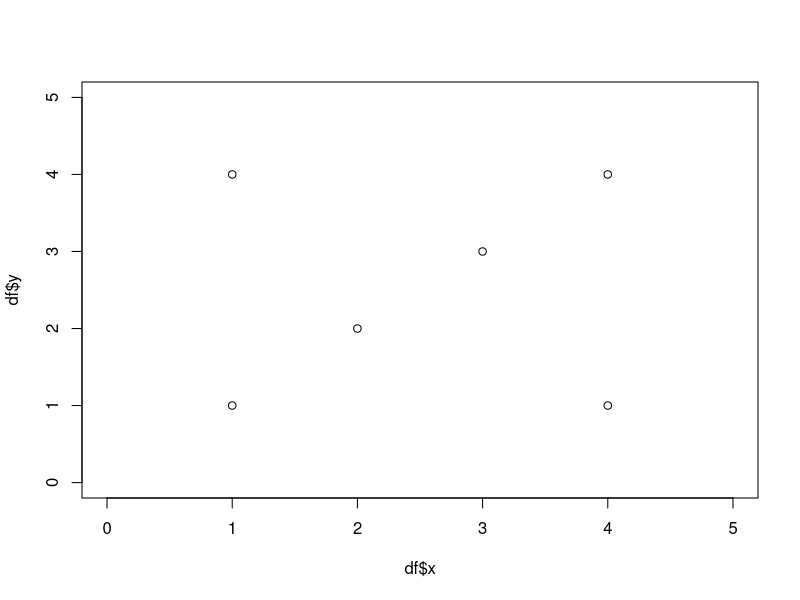

Here is the R script that generated this plot: (Note: this script raises an error after producing the figure.)
df <- data.frame(x = c(1, 4, 3, 1, 4, 2),
                 y = c(1, 1, 3, 4, 4, 2))


plot(df$x, df$y, ylim = c(0, 5), xlim = c(0, 5))


df <- df[order(df$x), ]


q <- Queue$new()
